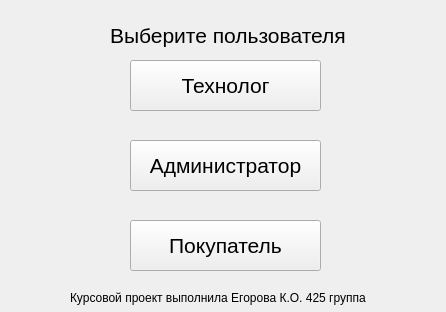
<?xml version="1.0" encoding="UTF-8"?>
<ui version="4.0">
 <class>JewelryClass</class>
 <widget class="QMainWindow" name="JewelryClass">
  <property name="geometry">
   <rect>
    <x>0</x>
    <y>0</y>
    <width>446</width>
    <height>312</height>
   </rect>
  </property>
  <property name="windowTitle">
   <string>Производство ювелирных изделий</string>
  </property>
  <widget class="QWidget" name="centralWidget">
   <widget class="QPushButton" name="technologist_btn">
    <property name="geometry">
     <rect>
      <x>130</x>
      <y>60</y>
      <width>191</width>
      <height>51</height>
     </rect>
    </property>
    <property name="font">
     <font>
      <pointsize>16</pointsize>
     </font>
    </property>
    <property name="mouseTracking">
     <bool>false</bool>
    </property>
    <property name="text">
     <string>Технолог</string>
    </property>
    <property name="checkable">
     <bool>false</bool>
    </property>
   </widget>
   <widget class="QPushButton" name="admin_btn">
    <property name="geometry">
     <rect>
      <x>130</x>
      <y>140</y>
      <width>191</width>
      <height>51</height>
     </rect>
    </property>
    <property name="font">
     <font>
      <pointsize>16</pointsize>
     </font>
    </property>
    <property name="text">
     <string>Администратор</string>
    </property>
   </widget>
   <widget class="QPushButton" name="customer_btn">
    <property name="geometry">
     <rect>
      <x>130</x>
      <y>220</y>
      <width>191</width>
      <height>51</height>
     </rect>
    </property>
    <property name="font">
     <font>
      <pointsize>16</pointsize>
     </font>
    </property>
    <property name="text">
     <string>Покупатель</string>
    </property>
   </widget>
   <widget class="QLabel" name="label">
    <property name="geometry">
     <rect>
      <x>70</x>
      <y>290</y>
      <width>311</width>
      <height>16</height>
     </rect>
    </property>
    <property name="text">
     <string>Курсовой проект выполнила Егорова К.О. 425 группа</string>
    </property>
   </widget>
   <widget class="QLabel" name="label_2">
    <property name="geometry">
     <rect>
      <x>110</x>
      <y>20</y>
      <width>241</width>
      <height>31</height>
     </rect>
    </property>
    <property name="font">
     <font>
      <pointsize>16</pointsize>
     </font>
    </property>
    <property name="text">
     <string>Выберите пользователя</string>
    </property>
   </widget>
  </widget>
 </widget>
 <layoutdefault spacing="6" margin="11"/>
 <resources>
  <include location="jewelry.qrc"/>
 </resources>
 <connections/>
</ui>
